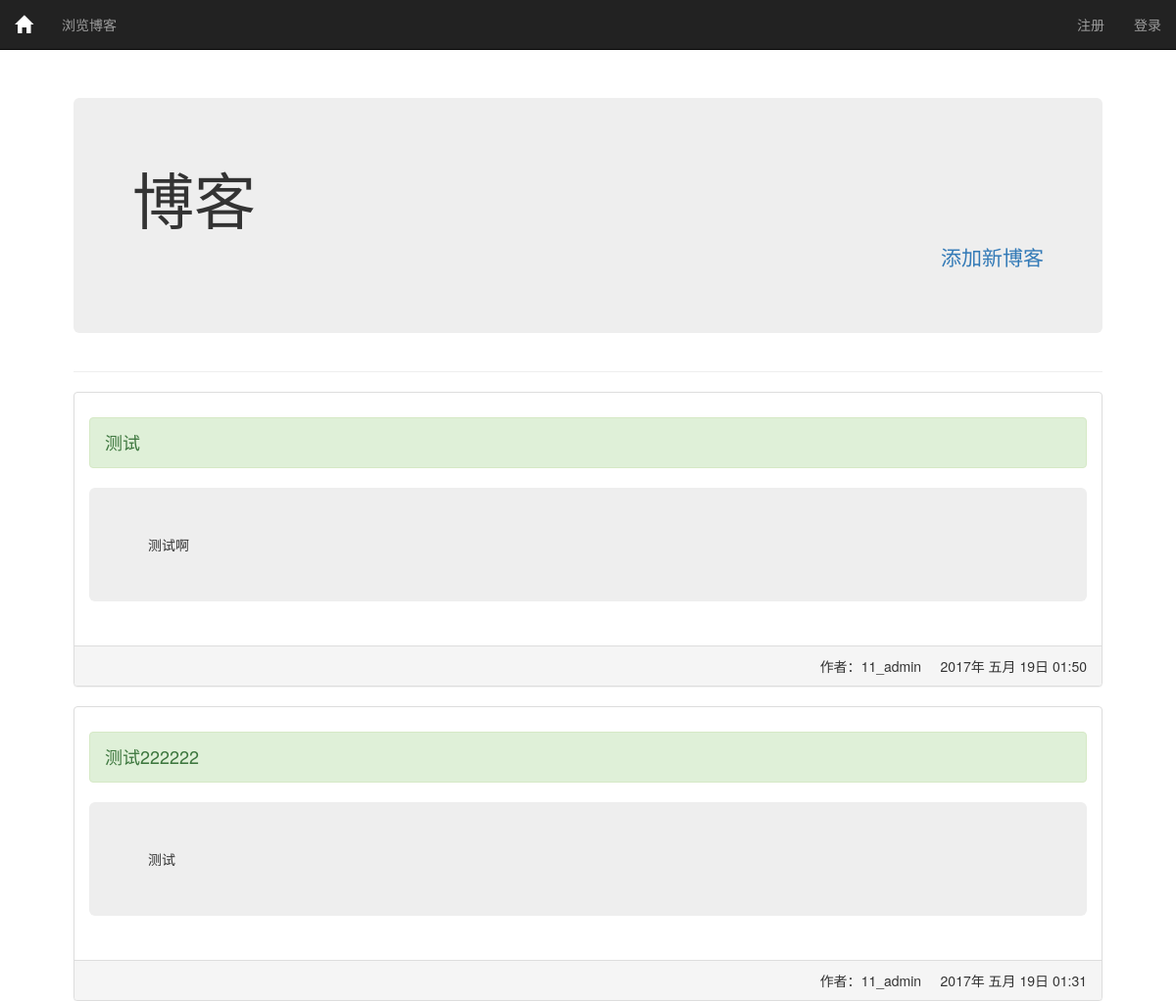
Before: /show_blog/ (upper part) with the older database file.
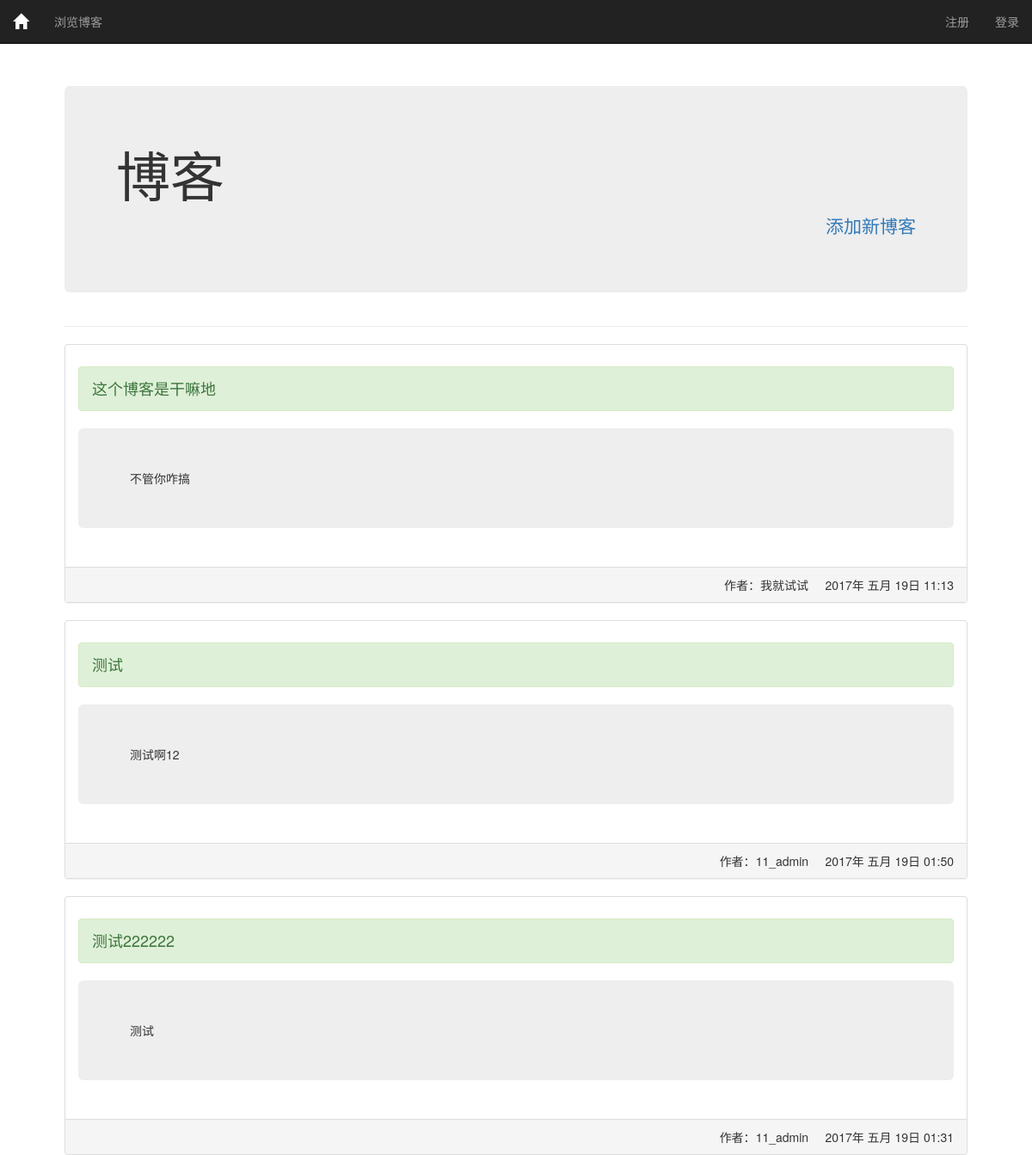
After: the same page with the newer database file.
### blogs/models.py (models this page shows, shortened)
class BlogPost(models.Model):
    title = models.CharField(max_length=200)
    text = models.TextField()
    date_added = models.DateTimeField(auto_now_add=True)
    owner = models.ForeignKey(User)
    class Meta:
        verbose_name_plural = '个人博客'

### blogs/views.py (the view)
# urls.py: url(r'^show_blog/$', views.show_blog, name='show_blog'),
def show_blog(request):
    blogs = BlogPost.objects.order_by('-date_added')
    paginator = Paginator(blogs, 5)
    page = request.GET.get('page')
    try:
        contacts = paginator.page(page)
    except PageNotAnInteger:
        contacts = paginator.page(1)
    except EmptyPage:
        contacts = paginator.page(paginator.num_pages)
    context = {'blogs': blogs, 'contacts': contacts,
               'page_range': paginator.page_range}
    return render(request, 'blogs/show_blog.html', context)

### blogs/templates/blogs/show_blog.html (shortened to what this page needs)
{% extends "blogs/base.html" %}
{% block header%}
<div class="jumbotron" >
    <h1>博客</h1>
    <p class="text-right">
        <a href="{% url 'blogs:new_blog' %}">添加新博客</a>
    </p>
</div>
{% endblock header%}
{% block content %}
{% for blog in contacts %}
<div class="panel panel-default">
    <div class="panel-body">
        <h4>
            <p class="alert alert-success">{{blog.title}}</p>
        </h4>
        <div class="jumbotron">
                {{ blog.text }}
        </div>
    </div>
    <div class="panel-footer">
        <div class="row">
            <div class="col-md-3 text-left ">
            </div>
            <div class="col-md-9 text-right">
                作者：{{ blog.owner }}
                {{ blog.date_added|date:'Y年 M d日 H:i' }}
            </div>
        </div>
    </div>
</div>
{% endfor %}
{% endblock content %}

### blogs/templates/blogs/base.html (shortened to what this page needs)
{% load bootstrap3 %}
<!DOCTYPE html>
<html lang="zh-CN">
<head>
  {% bootstrap_css %}
</head>
<body>
  <nav class="navbar navbar-inverse navbar-fixed-top">
    <div class="container-fluid">
      <div class="navbar-header">
        <a href="{% url 'blogs:index' %}" class="navbar-brand">
          <span class="glyphicon glyphicon-home" aria-hidden="true"></span>
        </a>
      </div>
      <div class="collapse navbar-collapse" id="navbar-1">
        <ul class="nav navbar-nav">
          <li>
            <a href="{% url 'blogs:show_blog' %}">浏览博客</a>
          </li>
        </ul>
        <ul class="nav navbar-nav navbar-right">
          {% if user.is_authenticated %}
          <li><a href="#">你好, {{ user.username }}</a></li>
          <li><a href="{% url 'users:logout' %}">注销</a></li>
          {% else %}
          <li><a href="{% url 'users:register' %}">注册</a></li>
          <li><a href="{% url 'users:login' %}">登录</a></li>
          {% endif %}
        </ul>
      </div>
    </div>
  </nav>
  <div class="container-fluid">
    <div class="page-header">
      {% block header %}
      {% endblock header %}
    </div>
    <div>
      {% block content %}
      {% endblock content %}
    </div>
  </div>
</body>
</html>

### blogs/templates/blogs/base.html (style rules this page uses)
body { padding: 60px; }

Changed rows visible on the page:
added BlogPost: title "这个博客是干嘛地", text "不管你咋搞", owner "我就试试", date_added "2017年 五月 19日 11:13"
changed BlogPost "2017年 五月 19日 01:50": text "测试啊" → "测试啊12"
